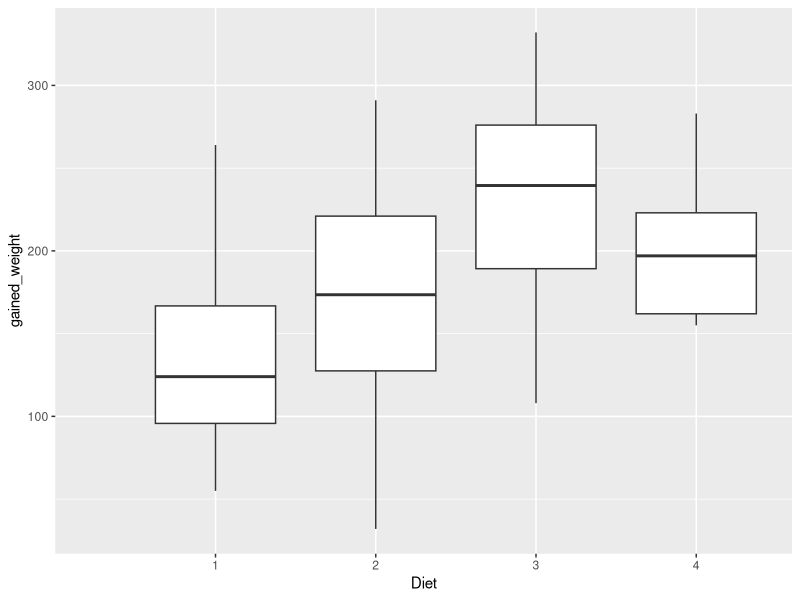
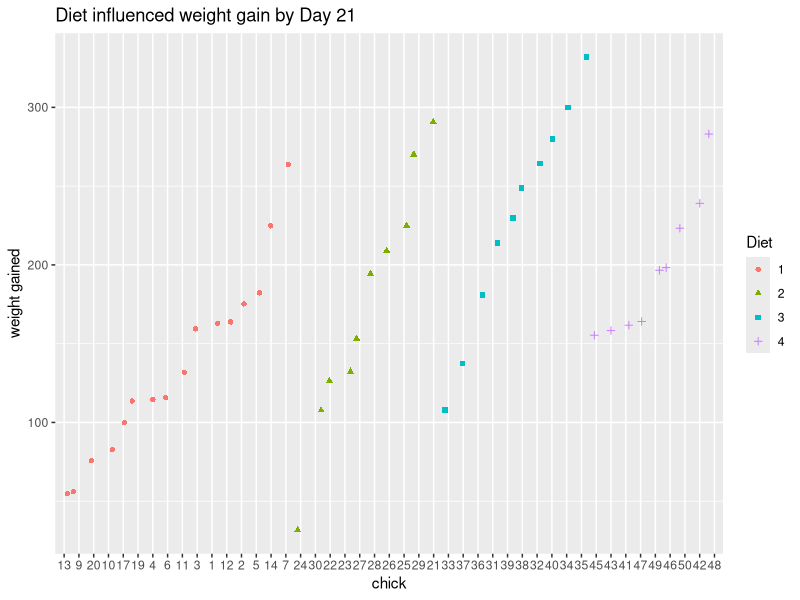
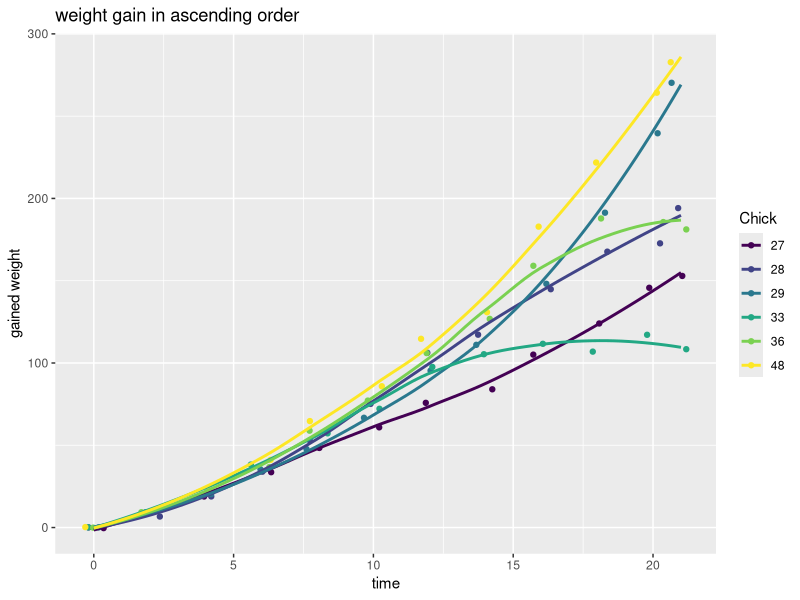
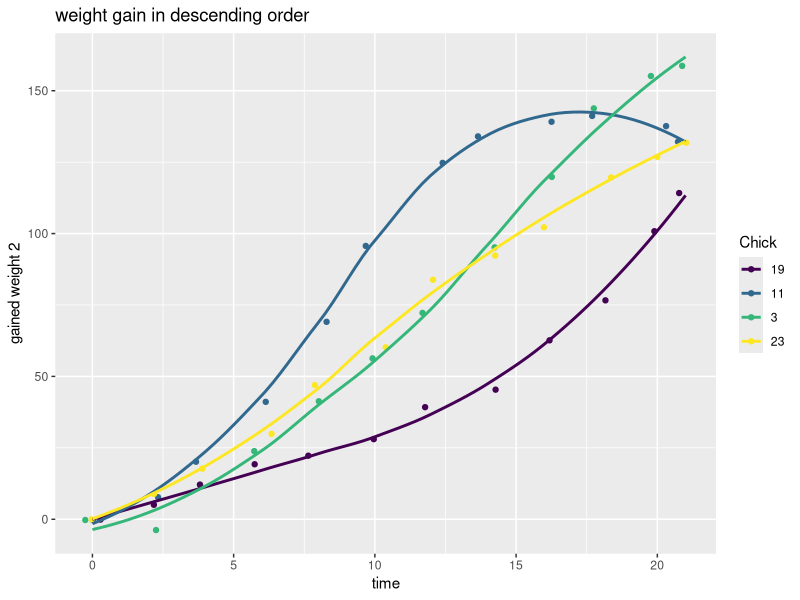
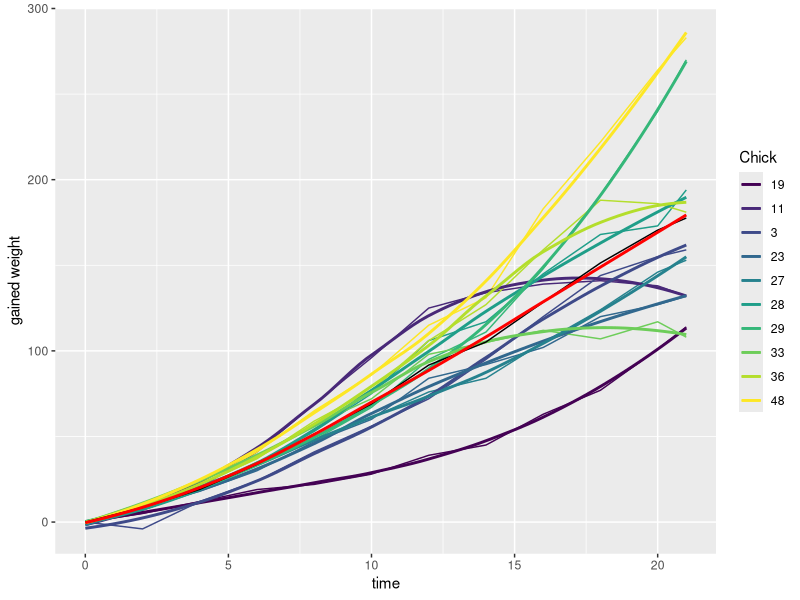
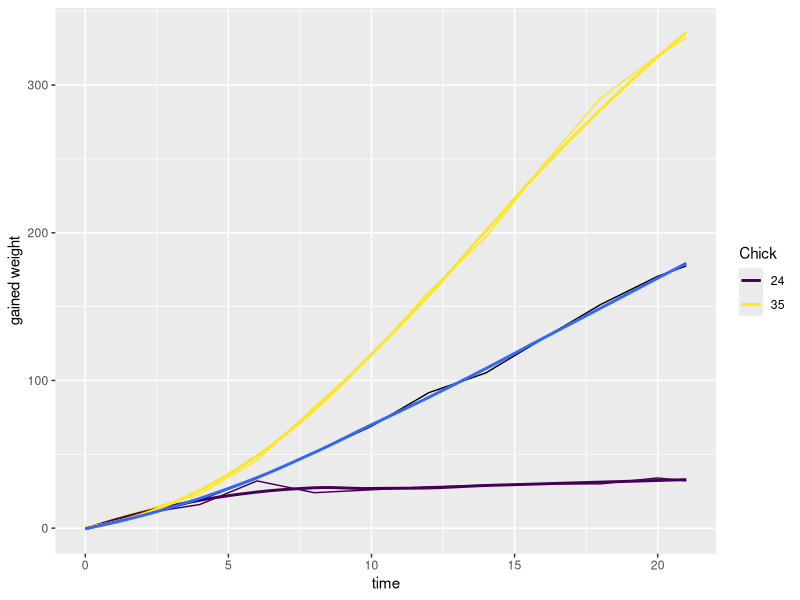

Source code (R) for these figures, in order:
## ---- chunk 1
knitr::opts_chunk$set(echo = TRUE)
library(datasets)
library(dplyr)
library(ggplot2)
ChickWeight
## ---- chunk 2
weight0 = ChickWeight %>%
filter(Time == 0) %>%
group_by(Diet) %>%
summarize(Number=n(), Average=mean(weight, na.rm = TRUE),
standardDev=sd(weight, na.rm = TRUE))
print(weight0)
## ---- chunk 3
complete <- ChickWeight %>%
  group_by(Chick) %>%
  mutate(n = n()) %>%
  filter(n == 12)

complete %>% head(3)
## ---- chunk 4
complete <- complete %>% 
  mutate(gained_weight = weight - weight[Time == 0])

complete %>% head(3)
## ---- chunk 5
library(ggplot2)
complete %>%
  group_by(Diet) %>%
  summarize(mid = median(gained_weight))
complete %>%
  filter(Time==21) %>%
  mutate(Diet = factor(Diet, levels=c("1","2","3","4"))) %>%
  ggplot(aes(x=Diet,y=gained_weight))+geom_boxplot() + expand_limits(x =0)
## ---- chunk 6
complete %>% filter(Time == 21) %>%
ggplot(aes(x = Chick, y = gained_weight, shape = Diet, color = Diet))+geom_jitter()+ggtitle("Diet influenced weight gain by Day 21")+xlab("chick")+ylab("weight gained")
complete %>% ungroup() %>% filter(Time == 21) %>%filter(gained_weight == max(gained_weight) | gained_weight == min(gained_weight))
## ---- chunk 7
complete %>% ungroup() %>%filter(weight == min(weight[Time == 0])| weight == max(weight[Time== 0])) %>% print()

min <- complete %>% filter(Chick %in% c(27,28,29,33,36,48))
max <- complete %>% filter(Chick %in% c(3, 11, 19, 23))

min %>%
  ggplot(aes(x = Time, y = gained_weight, color = Chick)) +geom_jitter() +geom_smooth(se=FALSE) +ggtitle("weight gain in ascending order") + xlab("time") + ylab("gained weight")

max %>%
  ggplot(aes(x = Time, y = gained_weight, color = Chick)) +geom_jitter() +geom_smooth(se=FALSE) +ggtitle("weight gain in descending order") + xlab("time") + ylab("gained weight 2")
## ---- chunk 8
mean <- complete %>% group_by(Time) %>%
  summarize(mean = mean(gained_weight)) %>% as.data.frame()

minmax <- complete %>% filter(Chick %in%
          c(3,11,19,23,27,28,29,33,36,48))

ggplot() +
  geom_line(data = minmax, aes(x = Time, y = gained_weight, color =
              Chick)) +
  geom_smooth(data = minmax, aes(x = Time, y = gained_weight, color =
              Chick), se = FALSE) +
  geom_line(data = mean, aes(x = Time, y = mean)) + geom_smooth(data = mean, aes(x = Time, y = mean), se = FALSE, color = "red") +xlab("time") + ylab("gained weight")
## ---- chunk 9
minmax <- complete %>% filter(Chick == 24 | Chick == 35)

ggplot() +
  geom_line(data = minmax, aes(x = Time, y = gained_weight, color =
              Chick)) +
  geom_smooth(data = minmax, aes(x = Time, y = gained_weight, color =
              Chick), se = FALSE) +
  geom_line(data = mean, aes(x = Time, y = mean)) +geom_smooth(data = mean, aes(x = Time, y = mean), se = FALSE) +xlab("time") + ylab("gained weight")
